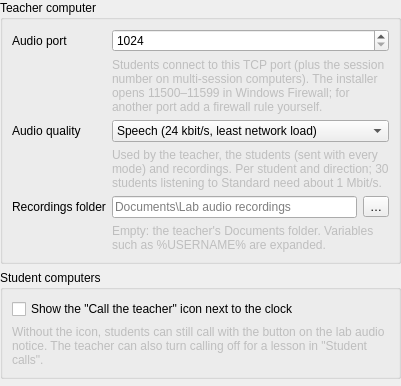
<?xml version="1.0" encoding="UTF-8"?>
<ui version="4.0">
 <class>LabAudioConfigurationPage</class>
 <widget class="QWidget" name="LabAudioConfigurationPage">
  <property name="windowTitle">
   <string>Lab audio</string>
  </property>
  <property name="windowIcon">
   <iconset resource="labaudio.qrc">
    <normaloff>:/labaudio/labaudio.png</normaloff>:/labaudio/labaudio.png</iconset>
  </property>
  <layout class="QVBoxLayout" name="verticalLayout">
   <property name="leftMargin">
    <number>0</number>
   </property>
   <property name="topMargin">
    <number>0</number>
   </property>
   <property name="rightMargin">
    <number>0</number>
   </property>
   <property name="bottomMargin">
    <number>0</number>
   </property>
   <item>
    <widget class="QGroupBox" name="teacherGroupBox">
     <property name="title">
      <string>Teacher computer</string>
     </property>
     <layout class="QFormLayout" name="teacherLayout">
      <item row="0" column="0">
       <widget class="QLabel" name="hubPortLabel">
        <property name="text">
         <string>Audio port</string>
        </property>
        <property name="buddy">
         <cstring>hubPort</cstring>
        </property>
       </widget>
      </item>
      <item row="0" column="1">
       <widget class="QSpinBox" name="hubPort">
        <property name="minimum">
         <number>1024</number>
        </property>
        <property name="maximum">
         <number>65000</number>
        </property>
       </widget>
      </item>
      <item row="1" column="1">
       <widget class="QLabel" name="hubPortHint">
        <property name="text">
         <string>Students connect to this TCP port (plus the session number on multi-session computers). The installer opens 11500–11599 in Windows Firewall; for another port add a firewall rule yourself.</string>
        </property>
        <property name="wordWrap">
         <bool>true</bool>
        </property>
        <property name="enabled">
         <bool>false</bool>
        </property>
       </widget>
      </item>
      <item row="2" column="0">
       <widget class="QLabel" name="audioQualityLabel">
        <property name="text">
         <string>Audio quality</string>
        </property>
        <property name="buddy">
         <cstring>audioQuality</cstring>
        </property>
       </widget>
      </item>
      <item row="2" column="1">
       <widget class="QComboBox" name="audioQuality">
        <item>
         <property name="text">
          <string>Speech (24 kbit/s, least network load)</string>
         </property>
        </item>
        <item>
         <property name="text">
          <string>Standard (32 kbit/s)</string>
         </property>
        </item>
        <item>
         <property name="text">
          <string>High (48 kbit/s)</string>
         </property>
        </item>
        <item>
         <property name="text">
          <string>Music (64 kbit/s)</string>
         </property>
        </item>
       </widget>
      </item>
      <item row="3" column="1">
       <widget class="QLabel" name="audioQualityHint">
        <property name="text">
         <string>Used by the teacher, the students (sent with every mode) and recordings. Per student and direction; 30 students listening to Standard need about 1 Mbit/s.</string>
        </property>
        <property name="wordWrap">
         <bool>true</bool>
        </property>
        <property name="enabled">
         <bool>false</bool>
        </property>
       </widget>
      </item>
      <item row="4" column="0">
       <widget class="QLabel" name="recordingsFolderLabel">
        <property name="text">
         <string>Recordings folder</string>
        </property>
        <property name="buddy">
         <cstring>recordingsFolder</cstring>
        </property>
       </widget>
      </item>
      <item row="4" column="1">
       <layout class="QHBoxLayout" name="recordingsFolderLayout">
        <item>
         <widget class="QLineEdit" name="recordingsFolder">
          <property name="placeholderText">
           <string>Documents\Lab audio recordings</string>
          </property>
         </widget>
        </item>
        <item>
         <widget class="QToolButton" name="browseRecordingsFolder">
          <property name="text">
           <string>…</string>
          </property>
         </widget>
        </item>
       </layout>
      </item>
      <item row="5" column="1">
       <widget class="QLabel" name="recordingsFolderHint">
        <property name="text">
         <string>Empty: the teacher's Documents folder. Variables such as %USERNAME% are expanded.</string>
        </property>
        <property name="wordWrap">
         <bool>true</bool>
        </property>
        <property name="enabled">
         <bool>false</bool>
        </property>
       </widget>
      </item>
     </layout>
    </widget>
   </item>
   <item>
    <widget class="QGroupBox" name="studentGroupBox">
     <property name="title">
      <string>Student computers</string>
     </property>
     <layout class="QVBoxLayout" name="studentLayout">
      <item>
       <widget class="QCheckBox" name="callTrayEnabled">
        <property name="text">
         <string>Show the "Call the teacher" icon next to the clock</string>
        </property>
       </widget>
      </item>
      <item>
       <widget class="QLabel" name="callTrayHint">
        <property name="text">
         <string>Without the icon, students can still call with the button on the lab audio notice. The teacher can also turn calling off for a lesson in "Student calls".</string>
        </property>
        <property name="wordWrap">
         <bool>true</bool>
        </property>
        <property name="enabled">
         <bool>false</bool>
        </property>
       </widget>
      </item>
     </layout>
    </widget>
   </item>
   <item>
    <spacer name="verticalSpacer">
     <property name="orientation">
      <enum>Qt::Vertical</enum>
     </property>
    </spacer>
   </item>
  </layout>
 </widget>
 <resources>
  <include location="labaudio.qrc"/>
 </resources>
 <connections/>
</ui>
